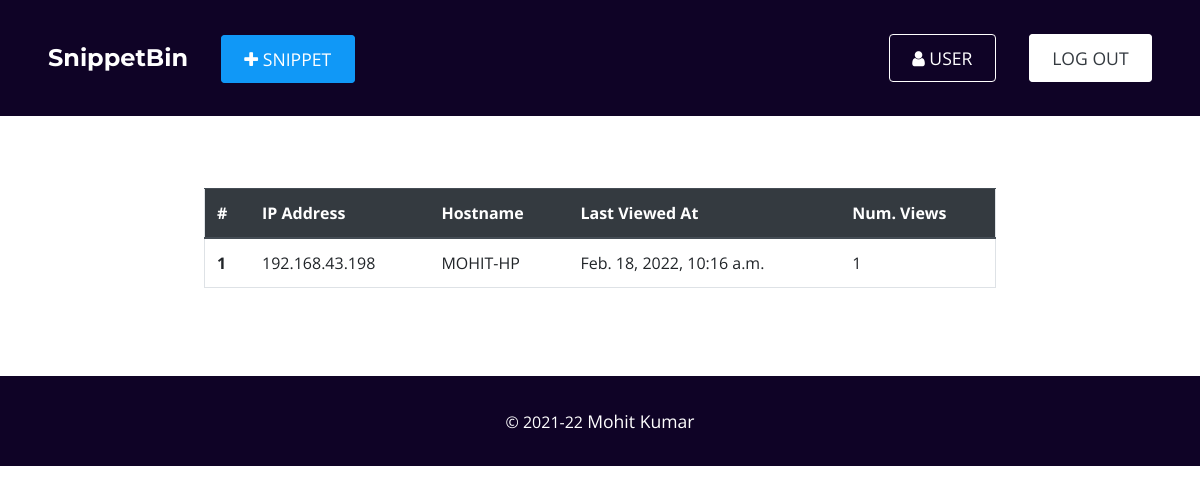
The page /snippet/445a6fa3779d4a0096cf63995274e665/statistics/ (signed in) on the database as committed earlier.
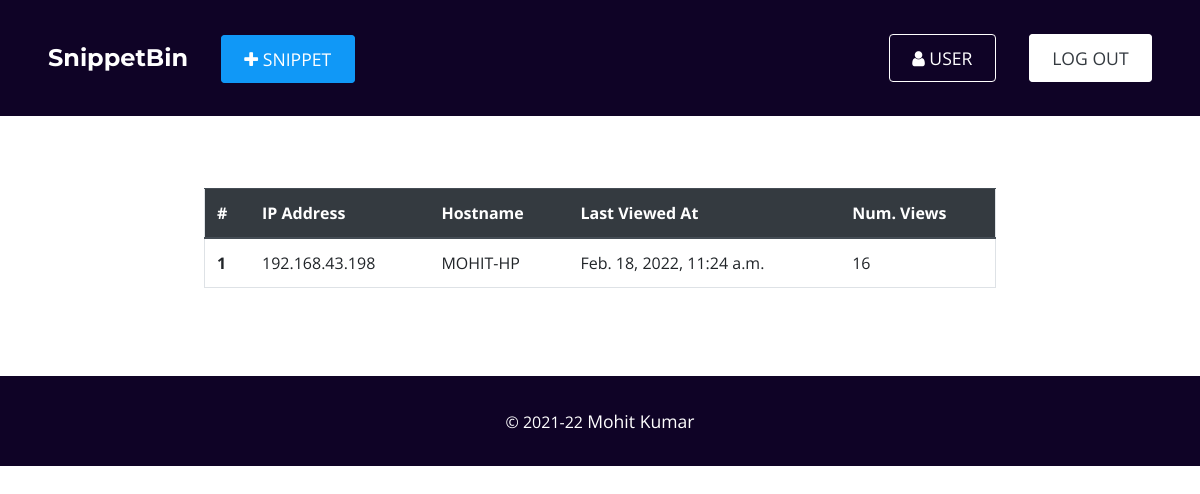
The same page on the database as committed later.
### snippet/models.py (models this page shows, shortened)
class SnipetTracker(models.Model):
  id = models.UUIDField(default = uuid.uuid4, unique = True, primary_key = True, editable = False)
  snippet = models.ForeignKey(Snippet, on_delete = models.CASCADE)
  hostname = models.CharField(max_length = 255)
  ip_addr = models.CharField(max_length = 255)
  count = models.IntegerField(default = 0)
  viewed_at = models.DateTimeField(auto_now = True)

### snippet/views.py (the view)
# urls.py: path('<str:sid>/statistics/', views.snippet_statistics_view, name = 'snippet_statitics')
@login_required(login_url = 'account:login')
def snippet_statistics_view(request, sid):
  try:
    snippet_obj = Snippet.objects.get(id = sid)
  except Snippet.DoesNotExist:
    messages.error(request, f'No snippet with id {sid} exists')
    return redirect('home:home')
  except:
    messages.error(request, f'No snippet with id {sid} exists')
    return redirect('home:home')
  stats = snippet_obj.snipettracker_set.all().order_by('-viewed_at')
  context = {'stats': stats}
  return render(request, 'snippet/snippet-stats.html', context)

### snippet/templates/snippet/snippet-stats.html (shortened to what this page needs)
{% extends 'base.html' %}
{% load static %}
{% block content %}
<div class="mk-container">
  <table class="table border">
    <thead class="thead-dark">
      <tr>
        <th scope="col">#</th>
        <th scope="col">IP Address</th>
        <th scope="col">Hostname</th>
        <th scope="col">Last Viewed At</th>
        <th scope="col">Num. Views</th>
      </tr>
    </thead>
    <tbody>
      {% if stats %}
        {% for stat in stats %}
          <tr>
            <th scope="row">{{ forloop.counter }}</th>
            <td>{{ stat.ip_addr }}</td>
            <td>{{ stat.hostname }}</td>
            <td>{{ stat.viewed_at }}</td>
            <td>{{ stat.count }}</td>
          </tr>
        {% endfor %}
      {% else %}
        <tr>
          <td colspan="4">No one have opened this snippet yet</td>
        </tr>
      {% endif %}
    </tbody>
  </table>
</div>
{% endblock content %}

Rows that differ between the two databases and show on the page:
changed SnipetTracker "MOHIT-HP": viewed_at "Feb. 18, 2022, 10:16 a.m." → "Feb. 18, 2022, 11:24 a.m."; count "1" → "16"
